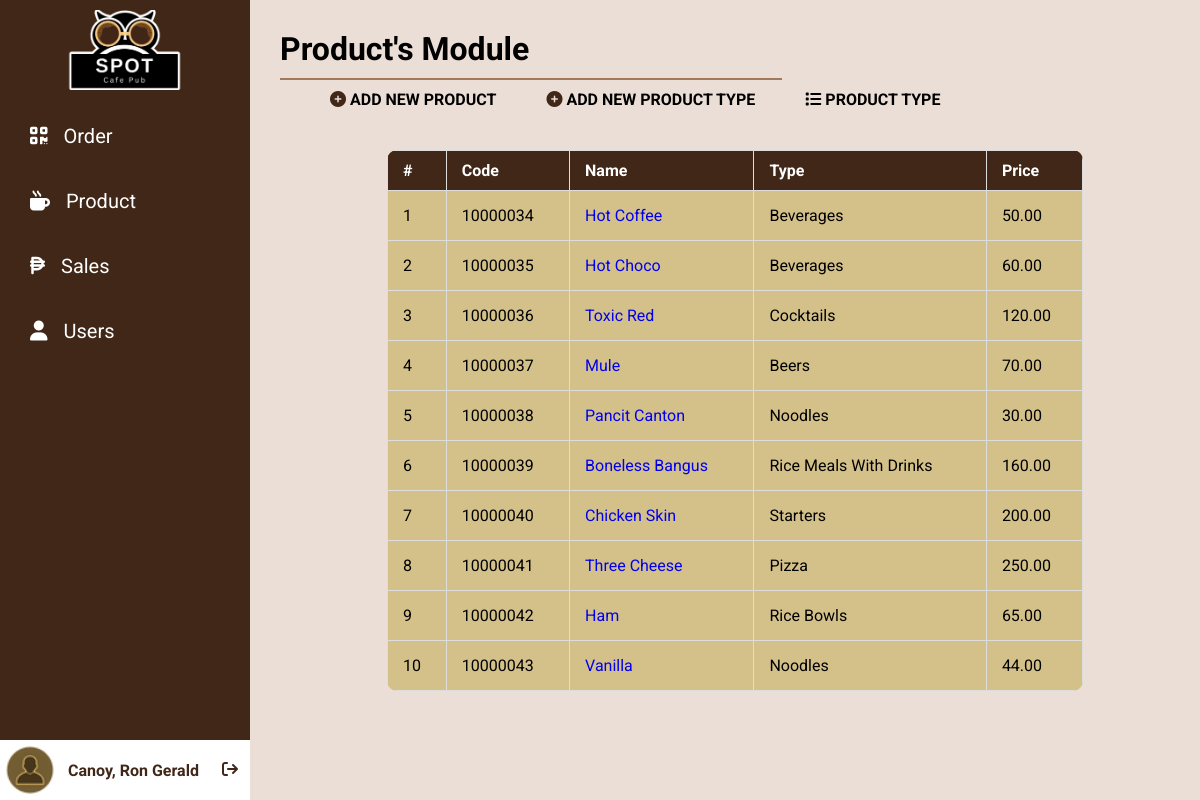
The page /index.php?page=products (signed in) on the database its author committed.
### tables this page shows
CREATE TABLE `tbl_users` (
  `user_id` int(8) UNSIGNED NOT NULL,
  `user_lastname` varchar(180) NOT NULL DEFAULT '',
  `user_firstname` varchar(180) NOT NULL DEFAULT '',
  `user_email` varchar(180) NOT NULL DEFAULT '',
  `user_password` varchar(180) NOT NULL DEFAULT '',
  `user_date_added` date NOT NULL,
  `user_time_added` time NOT NULL,
  `user_date_updated` date NOT NULL,
  `user_time_updated` time NOT NULL,
  `user_status` int(1) NOT NULL DEFAULT 0,
  `user_token` varchar(255) NOT NULL DEFAULT '',
  `user_access` varchar(255) NOT NULL DEFAULT ''
);

CREATE TABLE `tbl_product` (
  `product_id` int(8) UNSIGNED NOT NULL,
  `product_name` varchar(180) NOT NULL DEFAULT '',
  `prod_type` varchar(255) NOT NULL DEFAULT '',
  `prod_price` decimal(8,2) NOT NULL DEFAULT 0.00,
  `product_date_added` date NOT NULL,
  `product_time_added` time NOT NULL,
  `product_date_updated` date NOT NULL,
  `product_time_updated` time NOT NULL
);

### classes/class.user.php (called while the page is built, shortened)
<?php
class User{
	private $DB_SERVER='localhost';
	private $DB_USERNAME='root';
	private $DB_PASSWORD='';
	private $DB_DATABASE='db_wbapp';
	private $conn;
	public function __construct(){
		$this->conn = new PDO("mysql:host=".$this->DB_SERVER.";dbname=".$this->DB_DATABASE,$this->DB_USERNAME,$this->DB_PASSWORD);
	}
	function get_user_id($email){
		$sql="SELECT user_id FROM tbl_users WHERE user_email = :email";
		$q = $this->conn->prepare($sql);
		$q->execute(['email' => $email]);
		$user_id = $q->fetchColumn();
		return $user_id;
	}
	function get_user_firstname($id){
		$sql="SELECT user_firstname FROM tbl_users WHERE user_id = :id";
		$q = $this->conn->prepare($sql);
		$q->execute(['id' => $id]);
		$user_firstname = $q->fetchColumn();
		return $user_firstname;
	}
	function get_user_lastname($id){
		$sql="SELECT user_lastname FROM tbl_users WHERE user_id = :id";
		$q = $this->conn->prepare($sql);
		$q->execute(['id' => $id]);
		$user_lastname = $q->fetchColumn();
		return $user_lastname;
	}
}

### classes/class.product.php (called while the page is built, shortened)
<?php
class Product{
	private $DB_SERVER='localhost';
	private $DB_USERNAME='root';
	private $DB_PASSWORD='';
	private $DB_DATABASE='db_wbapp';
	private $conn;
	public function __construct(){
		$this->conn = new PDO("mysql:host=".$this->DB_SERVER.";dbname=".$this->DB_DATABASE,$this->DB_USERNAME,$this->DB_PASSWORD);
	}
	public function list_products(){
		$sql="SELECT * FROM tbl_product";
		$q = $this->conn->query($sql) or die("failed!");
		while($r = $q->fetch(PDO::FETCH_ASSOC)){
		$data[]=$r;
		}
		if(empty($data)){
		   return false;
		}else{
			return $data;
		}
}
	}

### product-module/main.php (the view)
<table id="data-list">
    <tr>
        <th>#</th>
        <th>Code</th>
        <th>Name</th>
        <th>Type</th>
        <th>Price</th>
    </tr>
    <?php
    require_once 'classes\class.product.php';
    $count = 1;
    $product = new Product();
    if($product->list_products() != false){
        foreach($product->list_products() as $value){
           extract($value);
        ?>
        <tr>
            <td><?php echo $count;?></td>
            <td><?php echo $product_id;?></td>
            <td><a href="index.php?page=products&action=view&id=<?php echo $product_id;?>"><?php echo $product_name;?></a></td>
            <td><?php echo $prod_type;?></td>
            <td><?php echo $prod_price;?></td>
        </tr>
    <?php
        $count++;
    }
}else{
  echo "No Record Found.";
}
    ?></table>

### index.php (shortened to what this page needs)
<?php
include_once 'classes/class.user.php';
$page = (isset($_GET['page']) && $_GET['page'] != '') ? $_GET['page'] : '';
$action = (isset($_GET['action']) && $_GET['action'] != '') ? $_GET['action'] : '';
$user = new User();
$user_id = $user->get_user_id($_SESSION['user_email']);
?>
<!DOCTYPE html>
<html lang="en" dir="ltr">
  <head>
<link rel="stylesheet" href="https://cdnjs.cloudflare.com/ajax/libs/font-awesome/6.3.0/css/all.min.css">
    <link rel="stylesheet" href="css/custom.css?<?php echo time();?>">
</head>
  <body>
    <div class="sidebar">
        <center>
    <img src="media/RECTANGLE.png" alt="Cafe Logo">
</center>
    <ul>
     <li><a href="index.php?page=orders"><i class="fa-solid fa-qrcode"></i>Order</a></li>
     <li><a href="index.php?page=products"><i class="fa-solid fa-mug-hot"></i>Product</a></li>
     <li><a href="index.php?page=sales"><i class="fa-solid fa-peso-sign"></i>Sales</a></li>
     <li><a href="index.php?page=users"><i class="fa-solid fa-user"></i>Users</a></li>
     </ul>
    <div class="navfoot">
<img src="media/avatar.png" alt="Avatar">
<div class="name">
  <?php echo $user->get_user_lastname($user_id).', '.$user->get_user_firstname($user_id);?> &nbsp; <a href="logout.php"><i class="fa-solid fa-arrow-right-from-bracket"></i></a>
</div>
</div>
   </div>
<div id="content">
<?php
      switch($page){
      case 'products':
          require_once 'product-module/index.php';
      break;
            }
    ?>
  </body>
</html>

### product-module/index.php (shortened to what this page needs)
<h1>Product's Module</h1><hr>
<a class="btn-jsactive" onclick="document.getElementById('id02').style.display='block'"><i class="fa-solid fa-circle-plus"></i> ADD NEW PRODUCT</a>
<div class="btn-box">
<a class="btn-jsactive" onclick="document.getElementById('id01').style.display='block'"><i class="fa-solid fa-circle-plus"></i> ADD NEW PRODUCT TYPE</a>
<a href="index.php?page=products&action=type"><i class="fa-solid fa-list"></i> PRODUCT TYPE</a>
</div>
</div>
<div id="subcontent">
    <?php
      switch($action){
                default:
                    require_once 'product-module/main.php';
                break;
            }
    ?>
  </div>

### css/custom.css (style rules this page uses)
* { list-style: none; text-decoration: none; margin:0; padding: 0; }
html { scroll-behavior: smooth; }
body { background-color: #eaded6; }
.sidebar { position: fixed; width: 250px; height: 100%; background: #412718; }
.sidebar ul a { display: block; height: 100%; width: 100%; line-height: 65px; font-size: 20px; color: white; padding-left: 30px; transition: .4s; }
.sidebar img { height: 80px; padding: 10px; }
.navfoot { position:absolute;bottom:0; display: flex; align-items: center; width: 250px; background-color: #FFFFFF; }
.navfoot img { height: 50px; float: left; padding: 5px; }
.sidebar ul a i { margin-right: 16px; }
#content { padding: 30px; margin-left:250px; position: fixed; height: 70px; width: 100%; z-index: 999; background-color:#eaded6; }
#content a { color: black; font-weight: bold; padding-left: 50px; float:left; }
hr { border: 1px solid #a3795b; margin: 10px 0; width: 500px; }
#subcontent { padding: 30px; padding-left: 300px; padding-top: 150px; display: flex; justify-content: center; align-items: center; }
table { border-collapse: collapse; border-radius: 10px; overflow: hidden; }
#data-list { width:80%; }
#data-list tr { border-radius: 50px; background-color: rgb(212, 193, 138); }
#data-list td, #data-list th { border: 1px solid #ddd; padding: 15px; }
#data-list th { padding-top: 10px; padding-bottom: 10px; text-align: left; background-color: #412718; color: white; }
.name { float: right; width: 170px; display: block; padding: 8px; color: #412718; font-weight:bolder; }
.fa-arrow-right-from-bracket { float: right; text-decoration: none; color: #412718; }
.fa-circle-plus { text-decoration: none; color: #412718; }
* { font-family: Roboto; }

### rows shown on the page
tbl_users: $user->get_user_lastname($user_id) "Canoy", $user->get_user_firstname($user_id) "Ron Gerald"
tbl_product: product_id "10000034", product_name "Hot Coffee", prod_type "Beverages", prod_price "50.00"
tbl_product: product_id "10000035", product_name "Hot Choco", prod_type "Beverages", prod_price "60.00"
tbl_product: product_id "10000036", product_name "Toxic Red", prod_type "Cocktails", prod_price "120.00"
tbl_product: product_id "10000037", product_name "Mule", prod_type "Beers", prod_price "70.00"
tbl_product: product_id "10000038", product_name "Pancit Canton", prod_type "Noodles", prod_price "30.00"
tbl_product: product_id "10000039", product_name "Boneless Bangus", prod_type "Rice Meals With Drinks", prod_price "160.00"
tbl_product: product_id "10000040", product_name "Chicken Skin", prod_type "Starters", prod_price "200.00"
tbl_product: product_id "10000041", product_name "Three Cheese", prod_type "Pizza", prod_price "250.00"
tbl_product: product_id "10000042", product_name "Ham", prod_type "Rice Bowls", prod_price "65.00"
tbl_product: product_id "10000043", product_name "Vanilla", prod_type "Noodles", prod_price "44.00"
